Frame 1 (no input): blank canvas, image omitted
Frame 60 (no input): blank canvas, image omitted
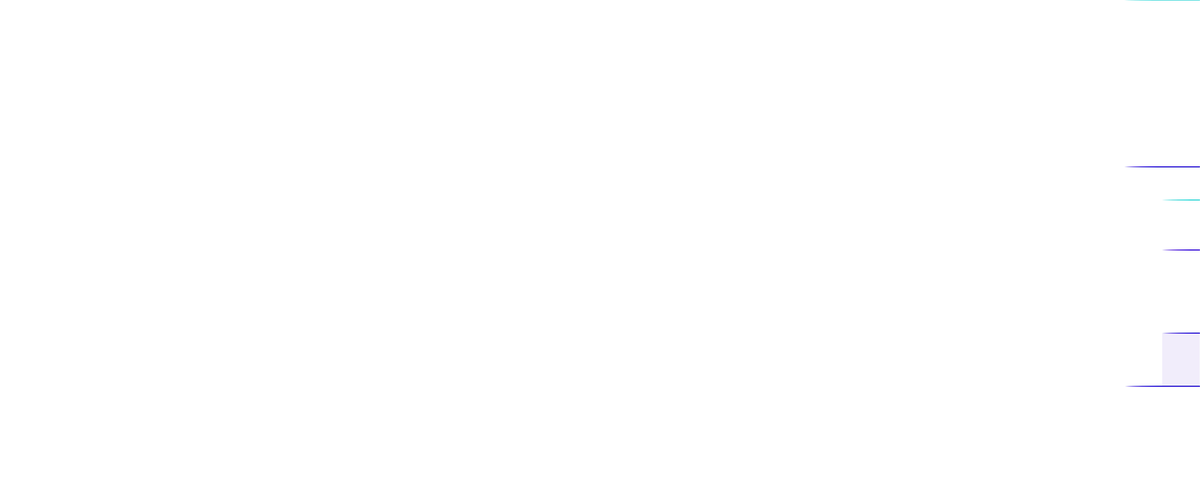
Frame 120 (the mouse pressed at the canvas centre since frame 60)

The p5.js sketch whose frames 1 and 60 were blank and that drew this single picture after the mouse press (run headless with seeded random() and noise() and a simulated clock; from frame 60 on, the mouse is pressed at the canvas centre):

// p5.js sketch
// ── sketch.js
var xvals = [];
var yvals = [];
var bvals = [];

function setup()
{
  createCanvas(1920, 800);
  strokeWeight(2);
}

function draw()
{
  background('rgba(0,0,0,0)');

  for(var i = 1; i < width; i++) {
    xvals[i-1] = xvals[i];
    yvals[i-1] = yvals[i];
    bvals[i-1] = bvals[i];
  }
  // Add the new values to the end of the array
  xvals[width-1] = mouseX;
  yvals[width-1] = mouseY;

  if(mouseIsPressed) {
    bvals[width-1] = 0;
  } else {
    bvals[width-1] = 255;
  }


  for(var i=1; i<width; i++) {
    stroke(72,232,224,10);
    point(i, xvals[i]/3);
    stroke(84,21,201,10);
    point(i, height/3+yvals[i]/3);
    stroke(84,21,201,10);
    line(i, 2*height/3+bvals[i]/3, i, (2*height/3+bvals[i-1]/3));
  }
}
